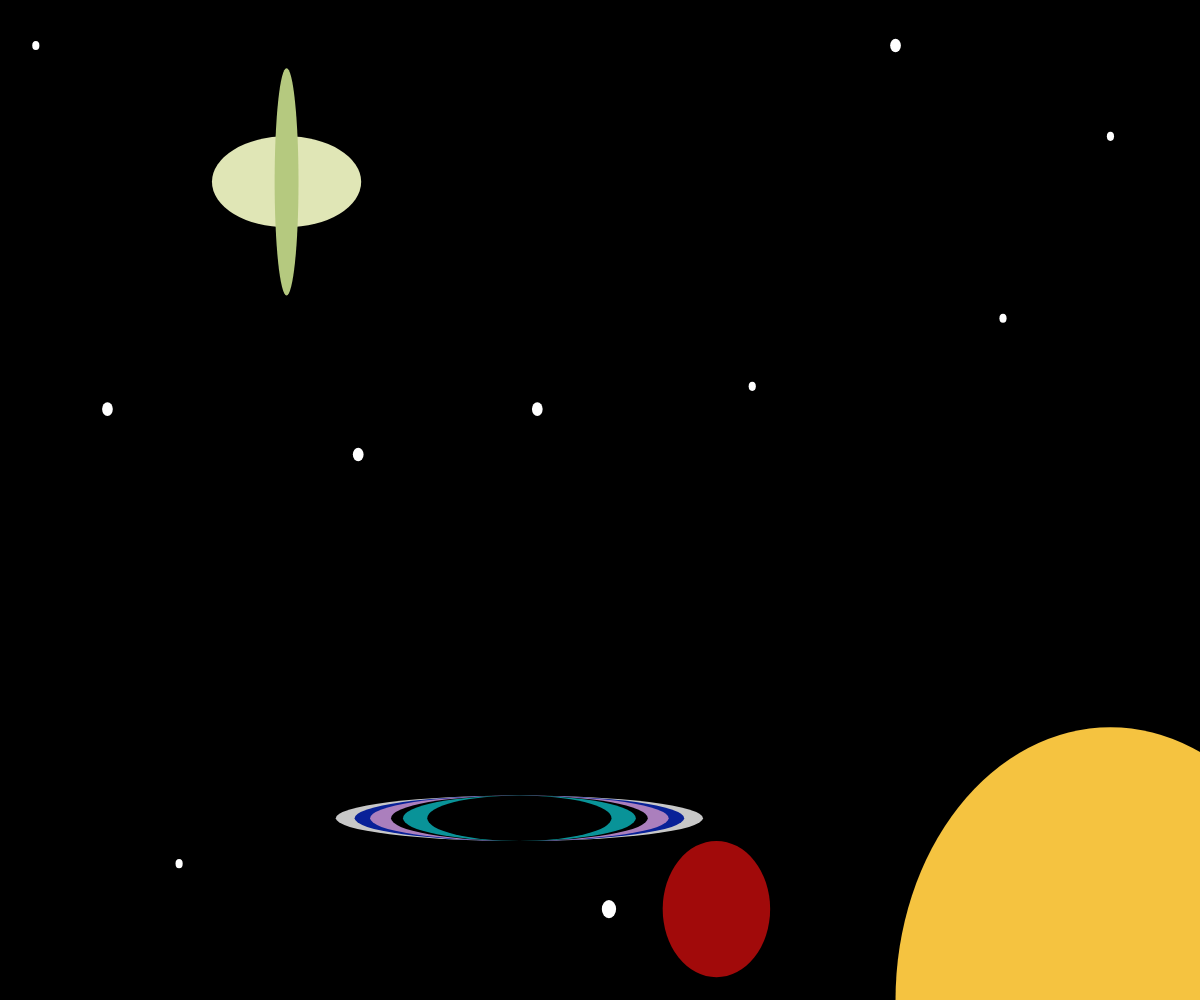
Frame 1 (no input)
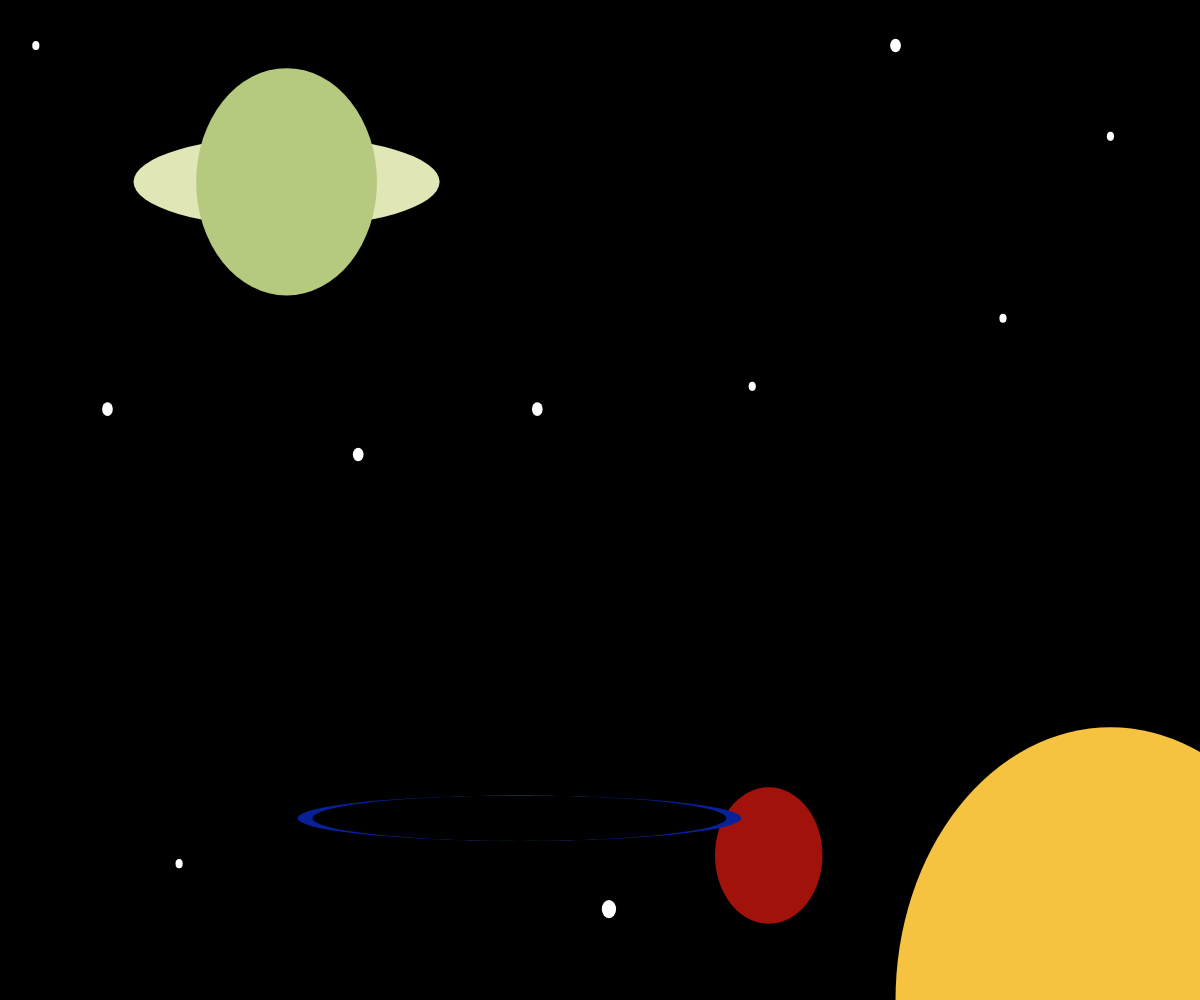
Frame 60 (no input)
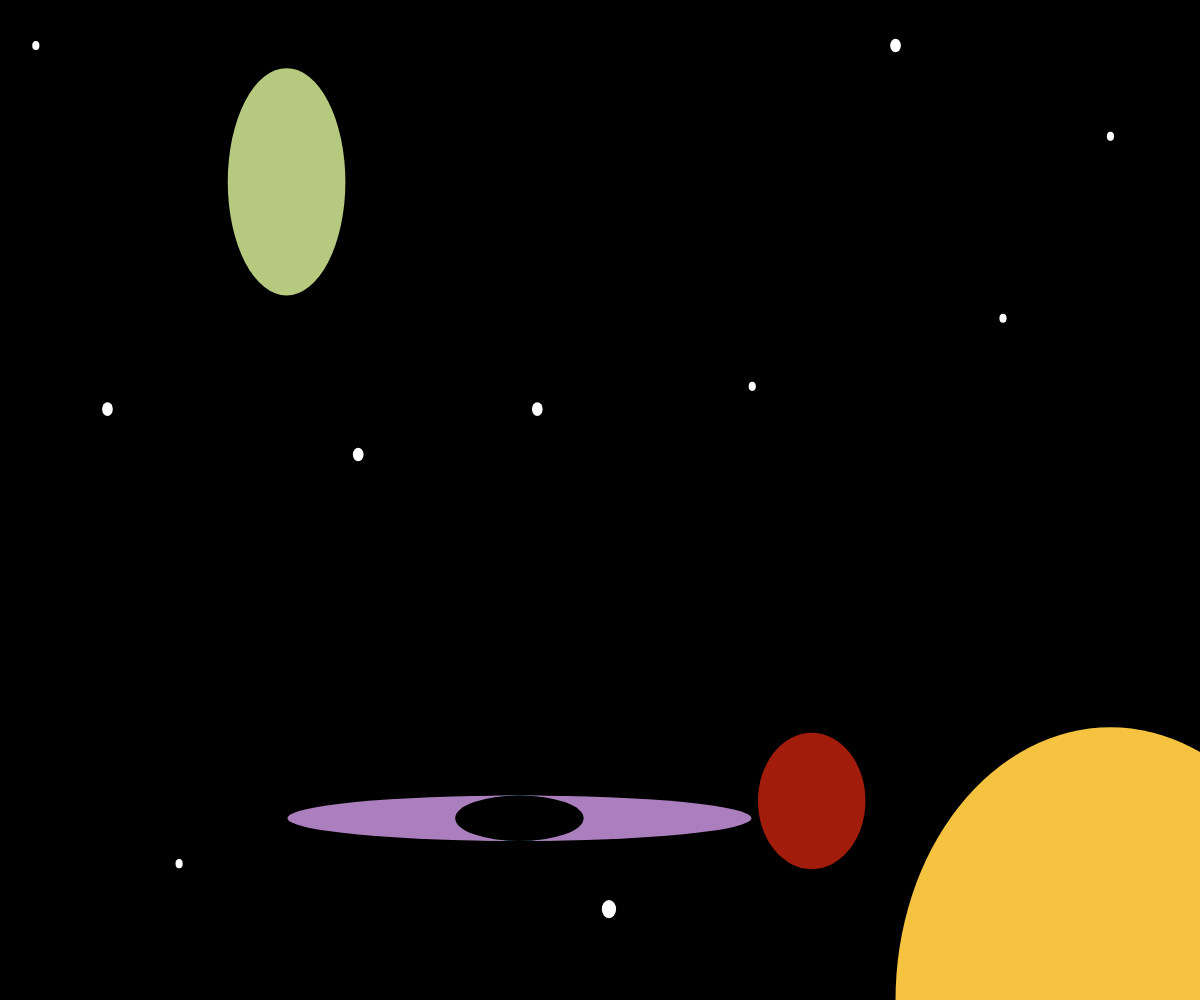
Frame 120 (the mouse pressed at the canvas centre since frame 60)

The p5.js sketch that drew these frames (run headless with seeded random() and noise() and a simulated clock; from frame 60 on, the mouse is pressed at the canvas centre):

// p5.js sketch
// ── sketch.js
// variables
var posx = 200;
var posy = 200;
var dir = 1;
var vel = 3;
var newx = 10;
var newy = 210;
var col = 20;
var col2 = 10;
//tamaños 
function setup() {
  createCanvas(windowWidth,windowHeight);
  frameRate(355);
  background(0);
}

function draw() {

  // color espacio
  background(0);

  //sol con ellipse
  fill(245, 195, 64);
  noStroke();
  ellipse(310 * width / 335, 220 * height / 220, 120 * width / 335, 120 * height / 220);


  //primer planeta rotando al rededor del sol (azul)
  fill(161, col2, 10);
  col2 = col2 + 0.15
  ellipse(posx * width / 335, posy * height / 220, 30 * width / 335, 30 * height / 220);
  posx = posx + vel * dir;

  // velocidad a la que rota
  if (posx >= 180 && posx < 330) {
    vel = 0.2;
  }
  //para que suba en diagonal
  if (posx >= 180 && posx < 335) {
    posy = posy - 0.2;
  }
  // estrellas quietas 
  if (posx > 180) {
    fill(255);
    ellipse(100 * width / 335, 100 * height / 220, 3 * width / 335, 3 * height / 220);
    ellipse(170 * width / 335, 200 * height / 220, 4 * width / 335, 4 * height / 220);
    ellipse(250 * width / 335, 10 * height / 220, 3 * width / 335, 3 * height / 220);
    ellipse(10 * width / 335, 10 * height / 220, 2 * width / 335, 2 * height / 220);
    ellipse(310 * width / 335, 30 * height / 220, 2 * width / 335, 2 * height / 220);
    ellipse(120 * width / 335, 180 * height / 220, 3 * width / 335, 3 * height / 220);
    ellipse(210 * width / 335, 85 * height / 220, 2 * width / 335, 2 * height / 220);
    ellipse(30 * width / 335, 90 * height / 220, 3 * width / 335, 3 * height / 220);

  }
  //planeta con anillos 
  if (posx > 180) {
    fill(224, 230, 182);
    strokeWeight(0);
    ellipse(80 * width / 335, 40 * height / 220, (40 + (sin(frameCount / 30) * 50)) * width / 335, 20 * height / 220);
    fill(152, 148, 154);
    strokeWeight(0);
    fill(181, 201, 127);
    ellipse(80 * width / 335, 40 * height / 220, (5 + (sin(frameCount / 30) * 50)) * width / 335, 50 * height / 220);
  }

  // estrellas que aparecen y desaparecen 
  if (posx >= 180 && posx < 300) {
    fill(255);
    ellipse(280 * width / 335, 70 * height / 220, 2 * width / 335, 2 * height / 220);
    ellipse(150 * width / 335, 90 * height / 220, 3 * width / 335, 3 * height / 220);
    ellipse(50 * width / 335, 190 * height / 220, 2 * width / 335, 2 * height / 220);
  }
  // estrellas que aparecen despues y se quedan ahi
  if (posx >= 300) {
    fill(255);
    ellipse(260 * width / 335, 50 * height / 220, 3 * width / 335, 3 * height / 220);
    ellipse(170 * width / 335, 100 * height / 220, 2 * width / 335, 2 * height / 220);
    ellipse(30 * width / 335 * height / 220, 170, 3 * width / 335, 3 * height / 220);
    ellipse(90 * width / 335, 100 * height / 220, 4 * width / 335, 4 * height / 220);
    ellipse(110 * width / 335, 40 * height / 220, 2 * width / 335, 2 * height / 220);
    ellipse(230 * width / 335, 50 * height / 220, 3 * width / 335, 3 * height / 220);
  }
  // nuevo planeta que rota despues del primero
  if (posx > 340) {
    fill(155, col, 20);
    col = col + 0.05
    ellipse(newx * width / 335, newy * height / 220, 50 * width / 335, 50 * height / 220);
    newx = newx + vel * dir;
  }
  // velocidad con la que rota
  if (newx >= 20 && newx < 300) {
    vel = 0.4;
  }
  //para hacer que vaya hacia arriba diagonal
  if (newx >= 20 && newx < 300) {
    newy = newy - 0.3;
  }
  // estrellas que aparecen con el segundo planeta
  if (newx > 20) {
    fill(255);
    ellipse(10 * width / 335, 50 * height / 220, 5 * width / 335, 5 * height / 220);
    ellipse(250 * width / 335, 180 * height / 220, 4 * width / 335, 4 * height / 220);
    ellipse(110 * width / 335, 170 * height / 220, 3 * width / 335, 3 * height / 220);
    ellipse(120 * width / 335, 90 * height / 220, 2 * width / 335, 2 * height / 220);
    ellipse(100 * width / 335, 30 * height / 220, 3 * width / 335, 3 * height / 220);
    ellipse(40 * width / 335, 20 * height / 220, 2 * width / 335, 2 * height / 220);
  }

  //hoyo negro 
  if (posx > 180) {
    fill(200);
    strokeWeight(0);
    ellipse(145 * width / 335, 180 * height / 220, (100 + (sin(frameCount / 20) * 50)) * width / 335, 10 * height / 220);
    fill(9, 33, 152);
    ellipse(145 * width / 335, 180 * height / 220, (90 + (sin(frameCount / 25) * 50)) * width / 335, 10 * height / 220);
    fill(171, 127, 189);
    ellipse(145 * width / 335, 180 * height / 220, (80 + (sin(frameCount / 15) * 50)) * width / 335, 10 * height / 220);
    fill(0);
    ellipse(145 * width / 335, 180 * height / 220, (70 + (sin(frameCount / 30) * 50)) * width / 335, 10 * height / 220);
    fill(9, 147, 152);
    ellipse(145 * width / 335, 180 * height / 220, (60 + (sin(frameCount / 10) * 50)) * width / 335, 10 * height / 220);
    fill(0);
    ellipse(145 * width / 335, 180 * height / 220, (50 + (sin(frameCount / 35) * 50)) * width / 335, 10 * height / 220);
  }

  //otro hoyo negro 
  if (newx > 70) {
    fill(171, 127, 189);
    strokeWeight(0);
    ellipse(280 * width / 335, 80 * height / 220, (60 + (sin(frameCount / 35) * 50)) * width / 335, 8 * height / 220);
    fill(9, 147, 152);
    ellipse(280 * width / 335, 80 * height / 220, (50 + (sin(frameCount / 10) * 50)) * width / 335, 8 * height / 220);
    fill(200);
    ellipse(280 * width / 335, 80 * height / 220, (40 + (sin(frameCount / 30) * 50)) * width / 335, 8 * height / 220);
    fill(0);
    ellipse(280 * width / 335, 80 * height / 220, (30 + (sin(frameCount / 15) * 50)) * width / 335, 8 * height / 220);
    fill(9, 33, 152);
    ellipse(280 * width / 335, 80 * height / 220, (20 + (sin(frameCount / 25) * 50)) * width / 335, 8 * height / 220);
    fill(0);
    ellipse(280 * width / 335, 80 * height / 220, (10 + (sin(frameCount / 20) * 50)) * width / 335, 8 * height / 220);
  }


  // estrellas que aparecen y desaparencen con el segundo 
  if (newx >= 80 && newx < 150) {
    fill(255);
    ellipse(30 * width / 335, 100 * height / 220, 2 * width / 335, 2 * height / 220);
    ellipse(120 * width / 335, 40 * height / 220, 3 * width / 335, 3 * height / 220);
    ellipse(320 * width / 335, 100 * height / 220, 4 * width / 335, 4 * height / 220);
    ellipse(255 * width / 335, 160 * height / 220, 3 * width / 335, 3 * height / 220);
    ellipse(50 * width / 335, 30 * height / 220, 3 * width / 335, 3 * height / 220);
    ellipse(310 * width / 335, 110 * height / 220, 4 * width / 335, 4 * height / 220);
  }
  //estrellas que aparecen despues y se quedan con el segundo
  if (newx > 150) {
    fill(255);
    ellipse(40 * width / 335, 110 * height / 220, 3 * width / 335, 3 * height / 220);
    ellipse(130 * width / 335, 30 * height / 220, 4 * width / 335, 4 * height / 220);
    ellipse(315 * width / 335, 80 * height / 220, 2 * width / 335, 2 * height / 220);
    ellipse(320 * width / 335, 110 * height / 220, 3 * width / 335, 3 * height / 220);
    ellipse(220 * width / 335, 80 * height / 220, 2 * width / 335, 2 * height / 220);
  }


}
